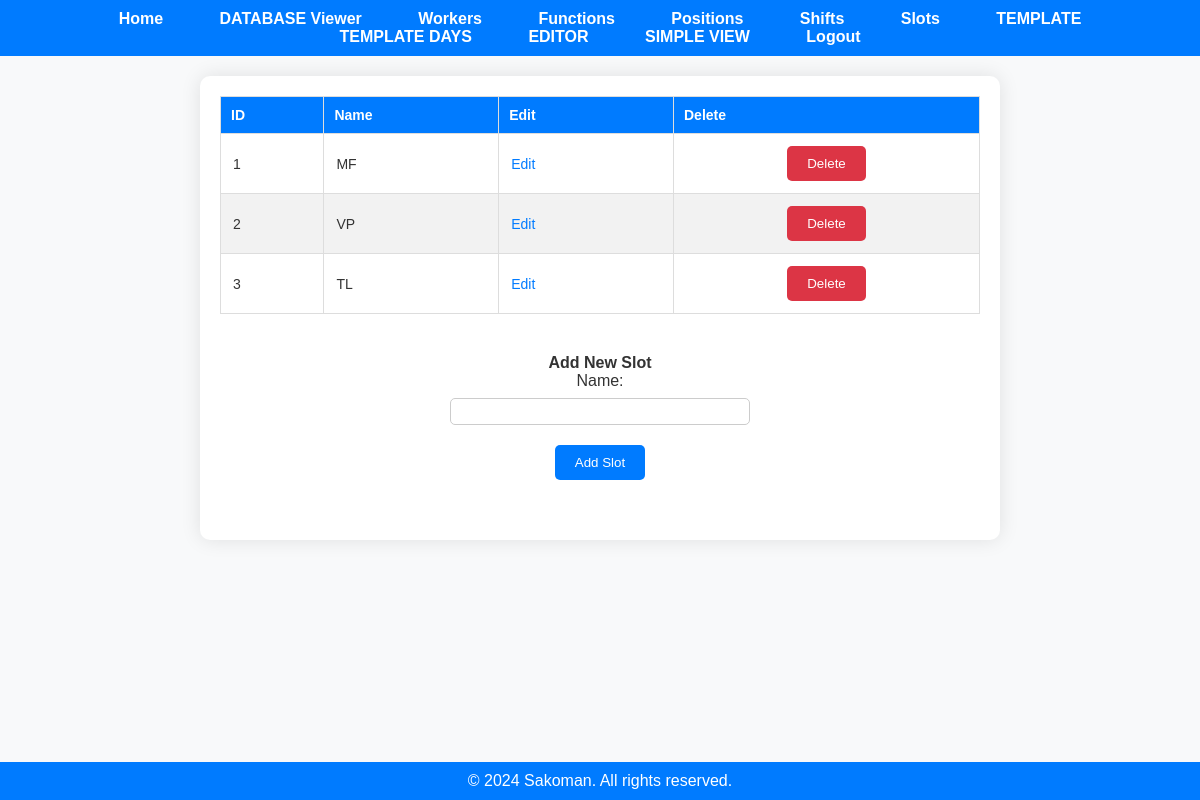
The app's page /slots (signed in), older data.
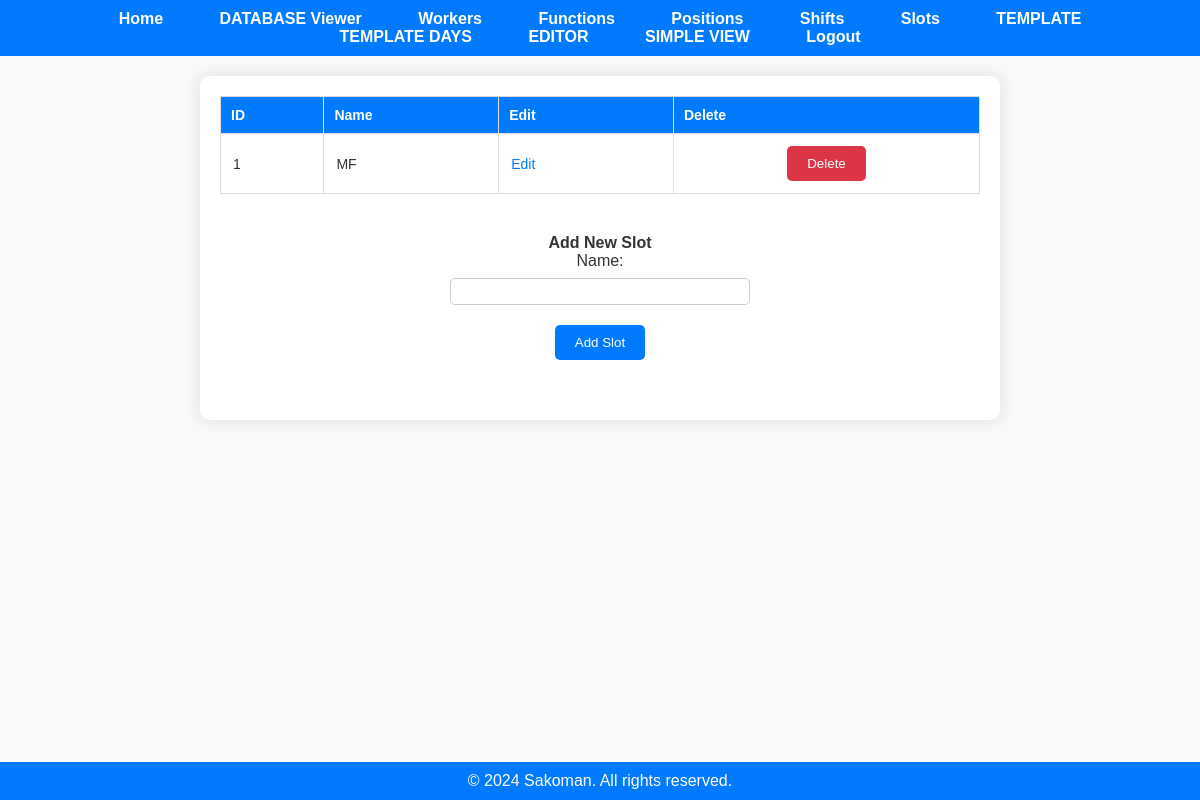
The same page, newer data.
### app.py (models this page shows)
class Slot(db.Model):
    slot_id = db.Column(db.Integer, primary_key=True)
    user_id = db.Column(db.Integer, nullable=False)
    name = db.Column(db.String(50), nullable=False)

### app.py (the view)
@app.route('/slots')
@employer_required
def display_slots():
    if 'user_id' not in session:
        flash('You must be logged in to view this page.', 'error')
        return redirect(url_for('login'))
    user_id = session['user_id']
    slots = fetch_all(user_id, 'Slot')
    return render_template('slots.html', slots=slots)

### app.py (called while the page is built)
@login_manager.user_loader
def load_user(user_id):
    return User.query.get(int(user_id))

def employer_required(func):
    @wraps(func)
    def decorated_function(*args, **kwargs):
        if not current_user.is_authenticated:
            flash('You must be logged in to view this page.', 'error')
            return redirect(url_for('login'))
        if current_user.role != 'employer':
            flash('You do not have permission to view this page.', 'error')
            return redirect('/')
        return func(*args, **kwargs)
    return decorated_function

def fetch_all(user_id, table_name):
    if table_name not in ['Worker', 'Function', 'Position', 'Shift', 'Slot', 'Year_Days', 'Schedule']:
        return None
    table_class = globals()[table_name]
    items = table_class.query.filter_by(user_id=user_id).all()
    return items

### templates/slots.html (shortened to what this page needs)
<!DOCTYPE html>
<html lang="en">
<head>
    <link rel="stylesheet" href="{{ url_for('static', filename='styles.css') }}">
</head>
<body>
    {% include 'navbar.html' %}
    <div class="container">
        <div class="existing-items-section">
            {% if slots %}
                <table class="data-table">
                    <thead>
                        <tr>
                            <th>ID</th>
                            <th>Name</th>
                            <th>Edit</th>
                            <th>Delete</th>
                        </tr>
                    </thead>
                    <tbody>
                        {% for slot in slots %}
                            <tr>
                                <td>{{ slot.slot_id }}</td>
                                <td>{{ slot.name }}</td>
                                <td>
                                    <a href="/edit/{{ table_name }}/{{ slot.slot_id }}" class="action-link">Edit</a>
                                </td>
                                <td>
                                    <form action="/delete/{{ table_name }}/{{ slot.slot_id }}" method="post">
                                        <button type="submit" class="delete-button">Delete</button>
                                    </form>
                                </td>
                            </tr>
                        {% endfor %}
                    </tbody>
                </table>
            {% else %}
                <p>No slots available.</p>
            {% endif %}
        </div>
        <div class="add-item-section">
            <h2>Add New Slot</h2>
            <form action="/add/Slot" method="post" class="add-form">
                <label for="name">Name:</label>
                <input type="text" id="name" name="name">
                <button type="submit" class="add-button">Add Slot</button>
            </form>
        </div>
    </div>
    <div class="footer">
        &copy; 2024 Sakoman. All rights reserved.
    </div>
</body>
</html>

Row changes from the older to the newer data that the page shows:
removed Slot: slot_id "2", name "VP"
removed Slot: slot_id "3", name "TL"
